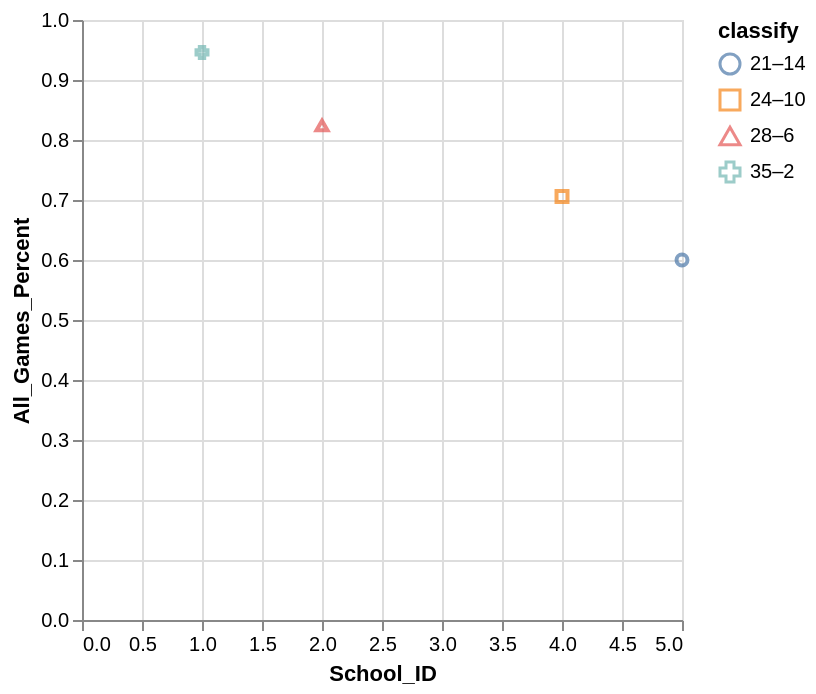

This figure's Vega-Lite source:
### Vega-Lite specification from a JSON file in a GitHub repository (floating-point values rounded to 4 significant figures)
{"data": {"values": [{"x_data": 5, "y_data": 0.6, "classify": "21–14"}, {"x_data": 4, "y_data": 0.706, "classify": "24–10"}, {"x_data": 2, "y_data": 0.824, "classify": "28–6"}, {"x_data": 1, "y_data": 0.946, "classify": "35–2"}]}, "mark": "point", "encoding": {"x": {"field": "x_data", "type": "quantitative", "title": "School_ID", "scale": {"zero": "false"}}, "y": {"field": "y_data", "type": "quantitative", "title": "All_Games_Percent", "scale": {"zero": "false"}}, "color": {"field": "classify", "type": "nominal"}, "shape": {"field": "classify", "type": "nominal"}}}
